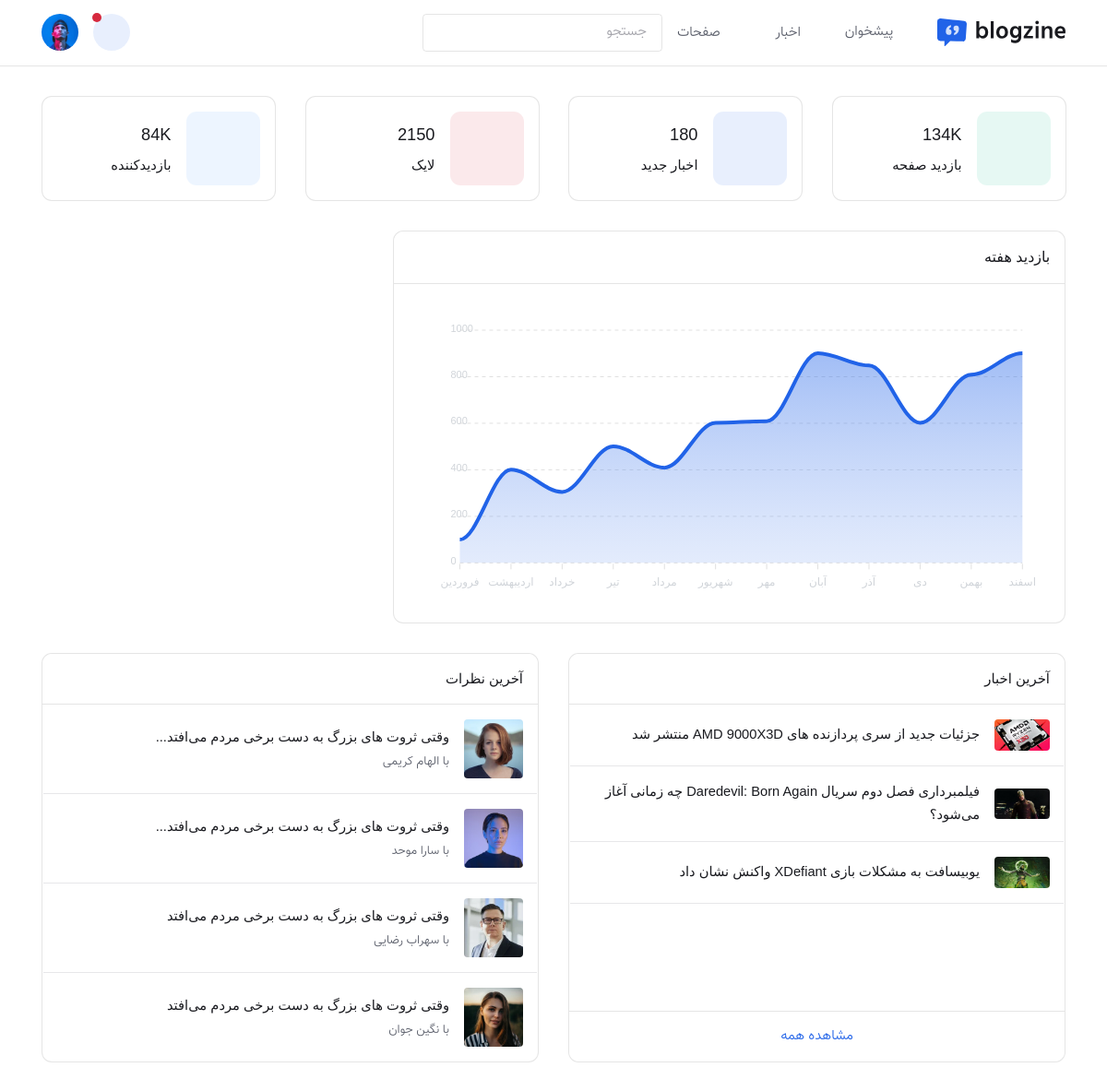
The page /master/dashboard/ (upper part) on the database as committed earlier.
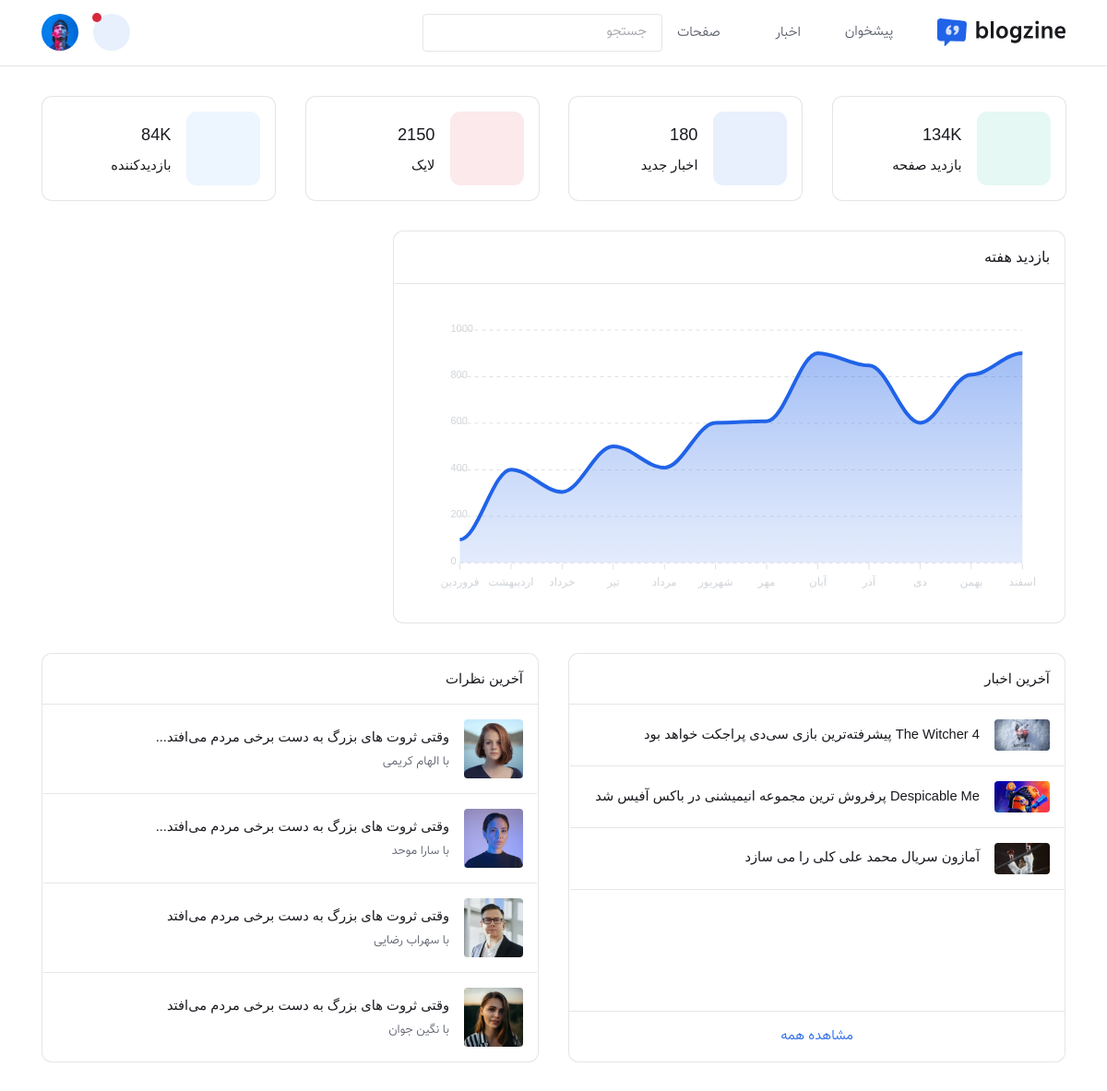
The same page on the database as committed later.
### news/models.py (models this page shows, shortened)
class News(models.Model):
    user=models.ForeignKey(User, on_delete=models.CASCADE, related_name="news")
    author=models.ForeignKey(User, on_delete=models.CASCADE, related_name="news_author")
    sub_category=models.ForeignKey(SubCategory, on_delete=models.CASCADE, related_name="news")
    title=models.CharField(max_length=500)
    img=models.FileField(upload_to='img_news',blank=True)
    date = models.FloatField(null=True , blank=True)
    text=models.TextField(null=True , blank=True)
    @property
    def jdate(self):
        try:
            return  jdatetime.datetime.fromtimestamp(self.date).strftime("%Y/%m/%d")
        except:
            return '-'

### master/views.py (the view)
# urls.py: path('master/dashboard/', views.master_panel, name='master_panel'),
def master_panel(request):
    settings = Settings.objects.get(id=1)
    show_news_list = News.objects.all().order_by('-id')[:3]
    list_dashboard = {
        "settings":settings,"show_news_list":show_news_list,
    }
    return render(request, 'master/dashboard.html', list_dashboard)

### news/templates/master/dashboard.html (shortened to what the changed rows need)
{% extends 'master/panel_dashboard.html' %}
{% load static %}
{% block contentpanel_dashboard %}
<section class="py-4">
	<div class="container">
		<div class="row g-4">
			<div class="col-md-6 col-xxl-4">
				<div class="card border h-100">
					<div class="card-body p-3">
						<div class="row">
							{% for i in show_news_list %}
							<div class="col-12">
								<div class="d-flex align-items-center position-relative">
								<img class="w-60 rounded" src="{{i.img.url}}" alt="product">
									<div class="ms-3">
										<a href="{% url 'front_post_single' id=i.id %}" class="h6 stretched-link">{{i.title}}</a>
									</div>
								</div>
							</div>
							<hr class="my-3">
							{% endfor %}
						</div>
					</div>
				</div>
			</div>
		</div>
	</div>
</section>
{% endblock contentpanel_dashboard %}

Rows that differ between the two databases and show on the page:
no longer on this page (row unchanged): News: img (picture), title "جزئیات جدید از سری پردازنده های AMD 9000X3D منتشر شد"
no longer on this page (row unchanged): News: img (picture), title "فیلمبرداری فصل دوم سریال Daredevil: Born Again چه زمانی آغاز می‌شود؟"
no longer on this page (row unchanged): News: img (picture), title "یوبیسافت به مشکلات بازی XDefiant واکنش نشان داد"
added News: img (picture), title "The Witcher 4 پیشرفته‌ترین بازی سی‌دی پراجکت خواهد بود"
added News: img (picture), title "Despicable Me پرفروش ترین مجموعه انیمیشنی در باکس آفیس شد"
added News: img (picture), title "آمازون سریال محمد علی کلی را می سازد"
